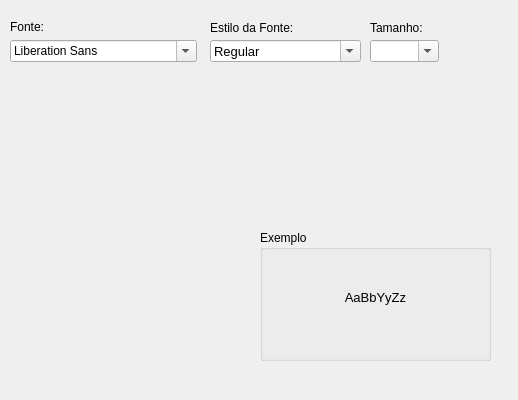
<?xml version="1.0" encoding="UTF-8"?>
<ui version="4.0">
 <class>fonte</class>
 <widget class="QMainWindow" name="fonte">
  <property name="geometry">
   <rect>
    <x>0</x>
    <y>0</y>
    <width>518</width>
    <height>400</height>
   </rect>
  </property>
  <property name="windowTitle">
   <string>Fonte</string>
  </property>
  <property name="autoFillBackground">
   <bool>false</bool>
  </property>
  <property name="documentMode">
   <bool>true</bool>
  </property>
  <property name="tabShape">
   <enum>QTabWidget::Rounded</enum>
  </property>
  <widget class="QWidget" name="centralwidget">
   <widget class="QLabel" name="label">
    <property name="geometry">
     <rect>
      <x>10</x>
      <y>20</y>
      <width>47</width>
      <height>13</height>
     </rect>
    </property>
    <property name="font">
     <font>
      <pointsize>9</pointsize>
     </font>
    </property>
    <property name="text">
     <string>Fonte:</string>
    </property>
   </widget>
   <widget class="QFontComboBox" name="fonte1">
    <property name="geometry">
     <rect>
      <x>10</x>
      <y>40</y>
      <width>187</width>
      <height>22</height>
     </rect>
    </property>
    <property name="styleSheet">
     <string notr="true"/>
    </property>
    <property name="currentText">
     <string>Ubuntu</string>
    </property>
    <property name="fontFilters">
     <set>QFontComboBox::AllFonts</set>
    </property>
    <property name="currentFont">
     <font>
      <family>Ubuntu</family>
     </font>
    </property>
   </widget>
   <widget class="QLabel" name="label_2">
    <property name="geometry">
     <rect>
      <x>210</x>
      <y>20</y>
      <width>101</width>
      <height>16</height>
     </rect>
    </property>
    <property name="font">
     <font>
      <pointsize>9</pointsize>
     </font>
    </property>
    <property name="text">
     <string>Estilo da Fonte:</string>
    </property>
   </widget>
   <widget class="QComboBox" name="estilo">
    <property name="enabled">
     <bool>true</bool>
    </property>
    <property name="geometry">
     <rect>
      <x>210</x>
      <y>40</y>
      <width>151</width>
      <height>22</height>
     </rect>
    </property>
    <property name="font">
     <font>
      <pointsize>10</pointsize>
      <italic>false</italic>
      <kerning>true</kerning>
     </font>
    </property>
    <property name="contextMenuPolicy">
     <enum>Qt::DefaultContextMenu</enum>
    </property>
    <property name="acceptDrops">
     <bool>false</bool>
    </property>
    <property name="autoFillBackground">
     <bool>true</bool>
    </property>
    <property name="styleSheet">
     <string notr="true"/>
    </property>
    <property name="editable">
     <bool>true</bool>
    </property>
    <property name="insertPolicy">
     <enum>QComboBox::InsertAtCurrent</enum>
    </property>
    <property name="frame">
     <bool>true</bool>
    </property>
    <property name="modelColumn">
     <number>0</number>
    </property>
    <item>
     <property name="text">
      <string>Regular</string>
     </property>
    </item>
    <item>
     <property name="text">
      <string>Itálico</string>
     </property>
    </item>
    <item>
     <property name="text">
      <string>Negrito</string>
     </property>
    </item>
    <item>
     <property name="text">
      <string>Itálico e Negrito</string>
     </property>
    </item>
   </widget>
   <widget class="QLabel" name="label_3">
    <property name="geometry">
     <rect>
      <x>370</x>
      <y>20</y>
      <width>81</width>
      <height>16</height>
     </rect>
    </property>
    <property name="font">
     <font>
      <pointsize>9</pointsize>
     </font>
    </property>
    <property name="text">
     <string>Tamanho:</string>
    </property>
   </widget>
   <widget class="QComboBox" name="tamanho">
    <property name="geometry">
     <rect>
      <x>370</x>
      <y>40</y>
      <width>69</width>
      <height>22</height>
     </rect>
    </property>
    <property name="editable">
     <bool>true</bool>
    </property>
   </widget>
   <widget class="QGroupBox" name="groupBox">
    <property name="geometry">
     <rect>
      <x>260</x>
      <y>230</y>
      <width>231</width>
      <height>131</height>
     </rect>
    </property>
    <property name="font">
     <font>
      <pointsize>9</pointsize>
     </font>
    </property>
    <property name="title">
     <string>Exemplo</string>
    </property>
    <widget class="QLabel" name="exemplo">
     <property name="geometry">
      <rect>
       <x>0</x>
       <y>12</y>
       <width>231</width>
       <height>111</height>
      </rect>
     </property>
     <property name="font">
      <font>
       <family>Ubuntu</family>
       <pointsize>10</pointsize>
      </font>
     </property>
     <property name="layoutDirection">
      <enum>Qt::LeftToRight</enum>
     </property>
     <property name="text">
      <string>AaBbYyZz</string>
     </property>
     <property name="alignment">
      <set>Qt::AlignCenter</set>
     </property>
    </widget>
   </widget>
  </widget>
 </widget>
 <resources/>
 <connections/>
</ui>
